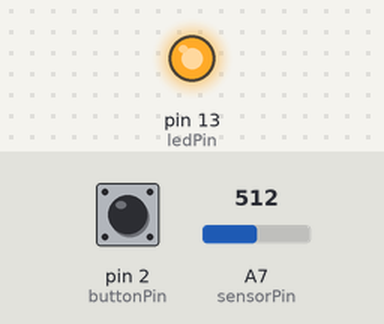
Recording of a sketch running on a simulated Arduino Nano, built with avr-gcc and run on an emulated ATmega328P. Parts: output pins drawn as LEDs (lit = HIGH). The test bench sets the inputs (shaded band); at power-on: pin 2 (buttonPin) LOW, A7 (sensorPin) = 512.

Above: at 1.2 s.
1.3 s: pin 2 (buttonPin) pulled HIGH for 0.15 s
At 2.6 s:
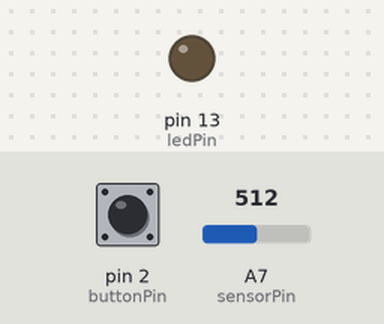
Timing chart, 0 to 4.3 s (numbered marks = the images above; inputs shaded):
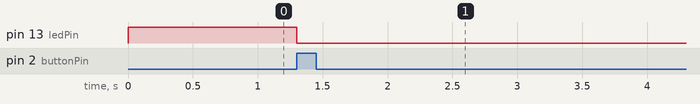

Measured:
- after the input at 1.3 s, pin 13 (ledPin): HIGH → LOW at once

The sketch:

cat_timer.ino
```cpp
// https://github.com/afeld/cat_timer

#include <SimpleTimer.h>

SimpleTimer timer;

// configuration
const int buttonPin = 2;
const int ledPin = 13;
const int sensorPin = A7;
const float voltageThreshold = 6.00;
const int blinkInterval = 1000 * 10; // amount of time between blinks, in ms
const long feedingInterval = ((long) 1000) * 60 * 60 * 10; // in milliseconds

// internal
const long buttonDebounce = ((long) 1000) * 5; // in milliseconds
int buttonState = LOW;
boolean buttonEnabled = true;
int feedingTimer = -1;
int intervalId = -1;

// ------ general helpers --------

void turnOffLed() {
  digitalWrite(ledPin, LOW);
}

void turnOnLed() {
  digitalWrite(ledPin, HIGH);
}

// ----- voltage-related methods --------

float getVoltage() {
  int sensorValue = analogRead(sensorPin); // read the A0 pin value
  return sensorValue * (5.00 / 1023.00) * 2; // convert the value to a true voltage
}


void blinkOnce() {
  turnOnLed();
  timer.setTimeout(50, turnOffLed);
}

void startBlinking() {
  intervalId = timer.setInterval(blinkInterval, blinkOnce);
}

void stopBlinking() {
  timer.deleteTimer(intervalId);
  intervalId = -1;
  turnOffLed();
}

void checkVoltage() {
  float voltage = getVoltage();
  if (voltage < voltageThreshold) {
    // check if already blinking
    if (intervalId < 0) {
      startBlinking();
    }
  } else {
    // check if already blinking
    if (intervalId >= 0) {
      stopBlinking();
    }
  }
}

// ------ feeding-related methods ---------

void markFed() {
  turnOffLed();
}

void enableButton() {
  buttonEnabled = true;
}

void debounceButton() {
  buttonEnabled = false;
  timer.setTimeout(buttonDebounce, enableButton);
}

boolean isFeedingTimerRunning() {
  return feedingTimer >= 0;
}

void needsFood() {
  enableButton();
  turnOnLed();
  feedingTimer = -1;
}

void resetFeedingInterval() {
  if (isFeedingTimerRunning()) {
    // already a timer running - they were fed early
    timer.restartTimer(feedingTimer);
  } else {
    feedingTimer = timer.setTimeout(feedingInterval, needsFood);
  }
}

void checkButtonPush() {
  buttonState = digitalRead(buttonPin);
  if (buttonState == HIGH) {
    markFed();
    resetFeedingInterval();
    debounceButton();
  }
}

// -----------------------------

void setup() {
  // initialize the LED pin as an output
  pinMode(ledPin, OUTPUT);
  // initialize the pushbutton pin as an input
  pinMode(buttonPin, INPUT);

  turnOnLed();
}

void loop() {
  if (buttonEnabled) {
    checkButtonPush();
  }
  // only worry about voltage when the timer is running and thus the LED is off anyway
  if (isFeedingTimerRunning()) {
    checkVoltage();
  }

  timer.run();
}
```
